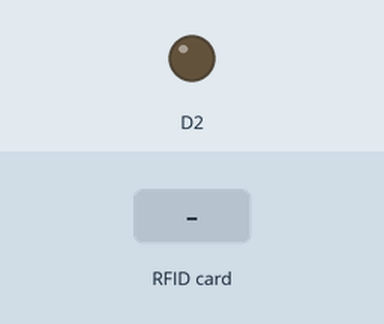
The sketch below on a simulated ESP8266 (NodeMCU). Shown: output pins drawn as LEDs (lit = HIGH). Inputs (shaded band) come from the test bench. What the sketch prints to the serial monitor is not drawn.

Above: at 1.2 s.
1.3 s: RFID card 5E 7A 19 C4 held to the reader
At 1.9 s:
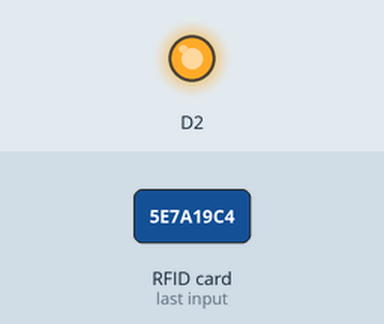
Timing chart, 0 to 4.3 s (numbered marks = the images above; inputs shaded):
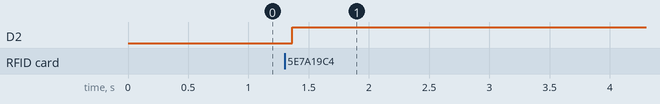

The sketch:

WRITE.ino
```cpp
#include <SPI.h>
#include <MFRC522.h>

constexpr uint8_t RST_PIN = D3;     // Configurable, see typical pin layout above
constexpr uint8_t SS_PIN = D4;     // Configurable, see typical pin layout above

MFRC522 mfrc522(SS_PIN, RST_PIN); // Instance of the class
MFRC522::MIFARE_Key key;

/* Set the block to which we want to write data */
/* Be aware of Sector Trailer Blocks */
int blockNum = 2;
/* Create an array of 16 Bytes and fill it with data */
/* This is the actual data which is going to be written into the card */
byte blockData [16] = {"OWAIS_AHMED"};

/* Create another array to read data from Block */
/* Legthn of buffer should be 2 Bytes more than the size of Block (16 Bytes) */
byte bufferLen = 18;
byte readBlockData[18];

MFRC522::StatusCode status;

void setup()
{
  /* Initialize serial communications with the PC */
  Serial.begin(9600);
  /* Initialize SPI bus */
  SPI.begin();
  /* Initialize MFRC522 Module */
  mfrc522.PCD_Init();
  Serial.println("Scan a MIFARE 1K Tag to write data...");
  pinMode(D2,OUTPUT);
}

void loop()
{
  /* Prepare the ksy for authentication */
  /* All keys are set to FFFFFFFFFFFFh at chip delivery from the factory */
  for (byte i = 0; i < 6; i++)
  {
    key.keyByte[i] = 0xFF;
  }
  /* Look for new cards */
  /* Reset the loop if no new card is present on RC522 Reader */
  if ( ! mfrc522.PICC_IsNewCardPresent())
  {
    return;
  }

  /* Select one of the cards */
  if ( ! mfrc522.PICC_ReadCardSerial())
  {
    return;
  }
  Serial.print("\n");
  Serial.println("**Card Detected**");
  /* Print UID of the Card */
  Serial.print(F("Card UID:"));
  for (byte i = 0; i < mfrc522.uid.size; i++)
  {
    Serial.print(mfrc522.uid.uidByte[i] < 0x10 ? " 0" : " ");
    Serial.print(mfrc522.uid.uidByte[i], HEX);
  }
  Serial.print("\n");
  /* Print type of card (for example, MIFARE 1K) */
  Serial.print(F("PICC type: "));
  MFRC522::PICC_Type piccType = mfrc522.PICC_GetType(mfrc522.uid.sak);
  Serial.println(mfrc522.PICC_GetTypeName(piccType));

   /* Call 'WriteDataToBlock' function, which will write data to the block */
   Serial.print("\n");
   Serial.println("Writing to Data Block...");
   WriteDataToBlock(blockNum, blockData);

   /* Read data from the same block */
   Serial.print("\n");
   Serial.println("Reading from Data Block...");
   ReadDataFromBlock(blockNum, readBlockData);
   /* If you want to print the full memory dump, uncomment the next line */
   //mfrc522.PICC_DumpToSerial(&(mfrc522.uid));

   /* Print the data read from block */
   Serial.print("\n");
   Serial.print("Data in Block:");
   Serial.print(blockNum);
   Serial.print(" --> ");
   for (int j=0 ; j<16 ; j++)
   {
     Serial.write(readBlockData[j]);
   }
   Serial.print("\n");
}


void WriteDataToBlock(int blockNum, byte blockData[])
{
  /* Authenticating the desired data block for write access using Key A */
  status = mfrc522.PCD_Authenticate(MFRC522::PICC_CMD_MF_AUTH_KEY_A, blockNum, &key, &(mfrc522.uid));
  if (status != MFRC522::STATUS_OK)
  {
    Serial.print("Authentication failed for Write: ");
    Serial.println(mfrc522.GetStatusCodeName(status));
    return;
  }
  else
  {

    Serial.println("Authentication success");
  }

  digitalWrite(D2,HIGH);
  /* Write data to the block */
  status = mfrc522.MIFARE_Write(blockNum, blockData, 16);
  if (status != MFRC522::STATUS_OK)
  {
    Serial.print("Writing to Block failed: ");
    Serial.println(mfrc522.GetStatusCodeName(status));
    return;
  }
  else
  {
    Serial.println("Data was written into Block successfully");
  }

}

void ReadDataFromBlock(int blockNum, byte readBlockData[])
{
  /* Authenticating the desired data block for Read access using Key A */
  status = mfrc522.PCD_Authenticate(MFRC522::PICC_CMD_MF_AUTH_KEY_A, blockNum, &key, &(mfrc522.uid));

  if (status != MFRC522::STATUS_OK)
  {
     Serial.print("Authentication failed for Read: ");
     Serial.println(mfrc522.GetStatusCodeName(status));
     return;
  }
  else
  {
    Serial.println("Authentication success");
  }

  /* Reading data from the Block */
  status = mfrc522.MIFARE_Read(blockNum, readBlockData, &bufferLen);
  if (status != MFRC522::STATUS_OK)
  {
    Serial.print("Reading failed: ");
    Serial.println(mfrc522.GetStatusCodeName(status));
    return;
  }
  else
  {
    Serial.println("Block was read successfully");
  }

}
```

Measured:
- after the input at 1.3 s, D2: LOW → HIGH after 0.06 s
